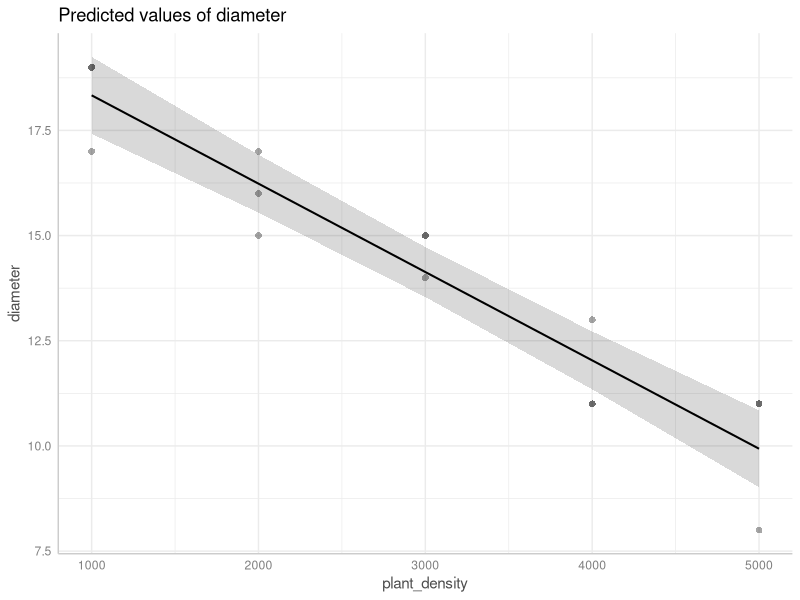

Write R code to recreate this figure.
# I also had issues with glmmTMB version. Google info here:
# https://github.com/glmmTMB/glmmTMB/issues/886
# I updated my R but it didn't really help. But I don't think the warning/error is fatal .

install.packages("ggeffects")


library('ggplot2')
library('glmmTMB')
library('ggeffects')
d <- data.frame (diameter = c(17,16,15,13,11, 19,17,15,11,11, 19,15,14,11,8),
                 plant_density = c(1000,2000,3000,4000,5000, 1000,2000,3000,4000,5000, 1000,2000,3000,4000,5000),
                 plotx = as.factor( c(1,1,1,1,1, 2,2,2,2,2, 3,3,3,3,3)))

glmm.model <- glmmTMB(diameter ~  plant_density + (1|plotx),
                      data = d,
                      family="gaussian")
plot(ggpredict(glmm.model, terms = "plant_density"), show_data = T)
